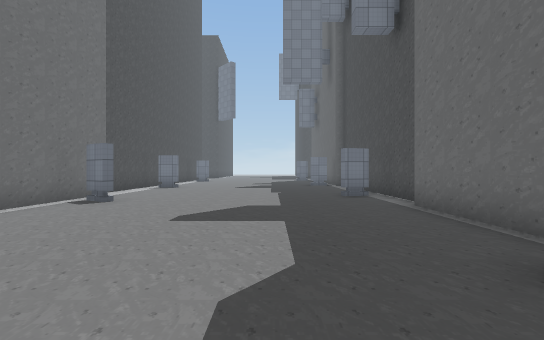
[1] (above)

17 first-person views from a walk through a 3-D level made in the Unity game engine. The camera is 1.5 m above the floor, looks level and sees 90° across. The floor is counted in squares, 2 m on a side. Each view is taken from the middle of a square. On the plan, view 1 faces up. The plan holds only what a view shows up to about 10 squares ahead; the rest is blank. The place goes on beyond the plan. The player character is not drawn. Some surface patterns are stand-ins.

[2]
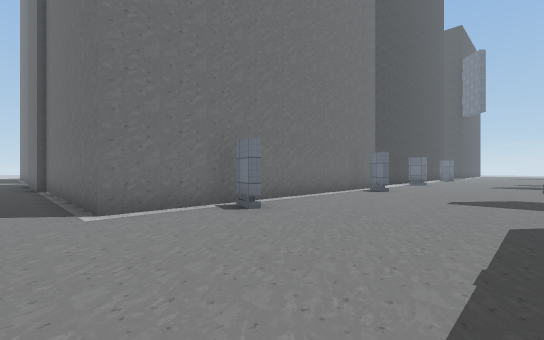

[3]
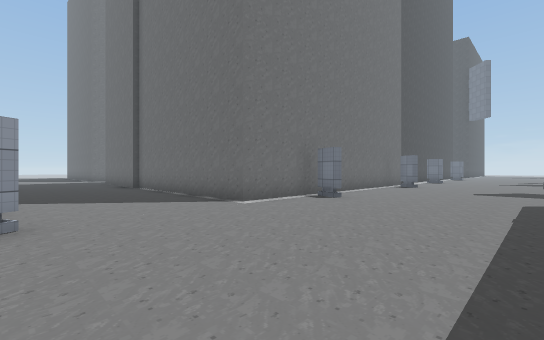

[4]
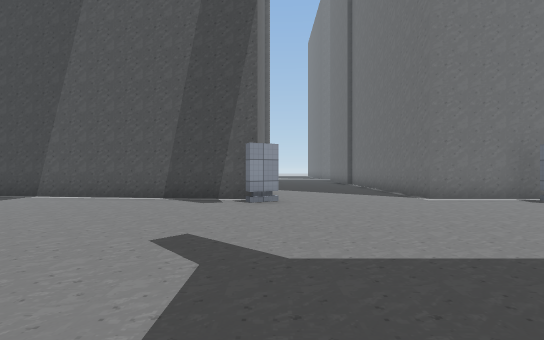

[5]
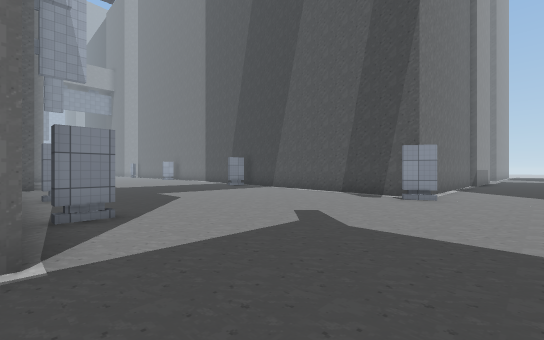

[6]
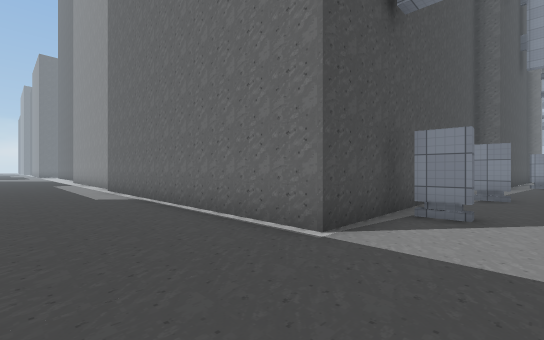

[7]
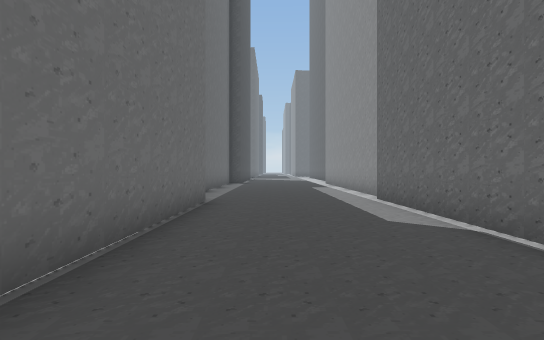

[8]
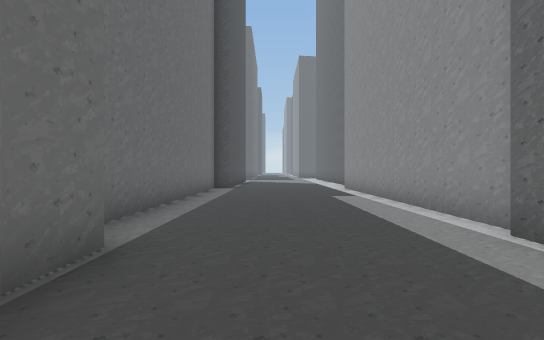

[9]
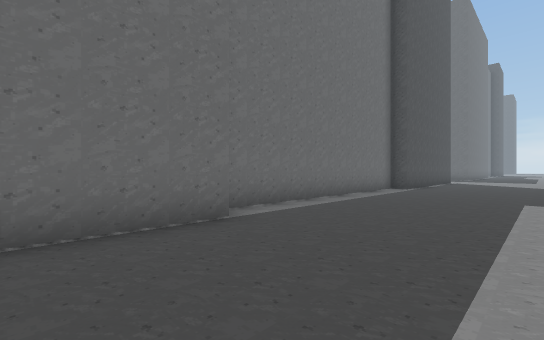

[10]
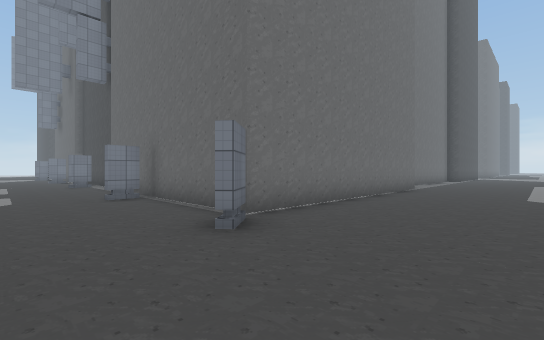

[11]
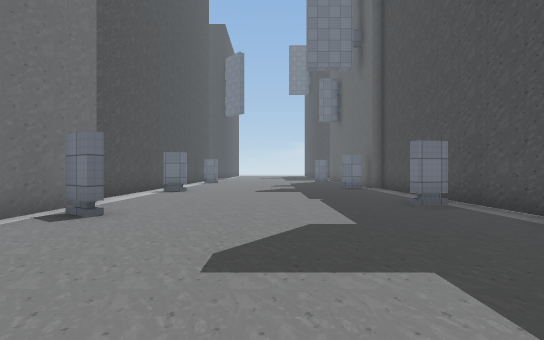

[12]
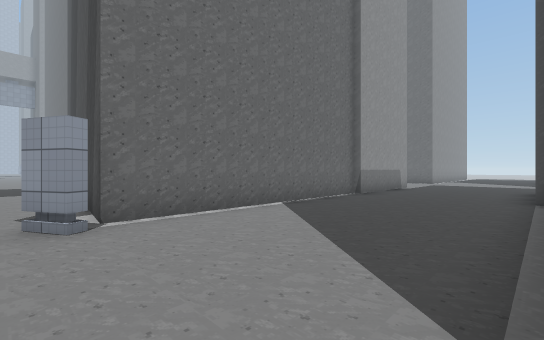

[13]
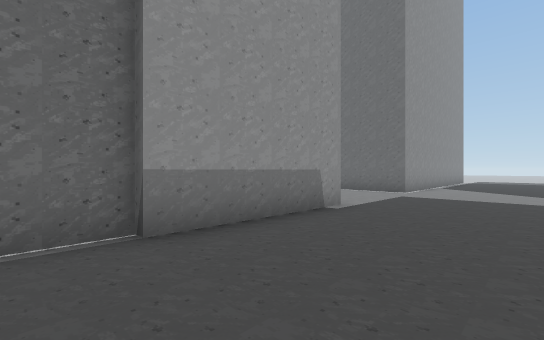

[14]
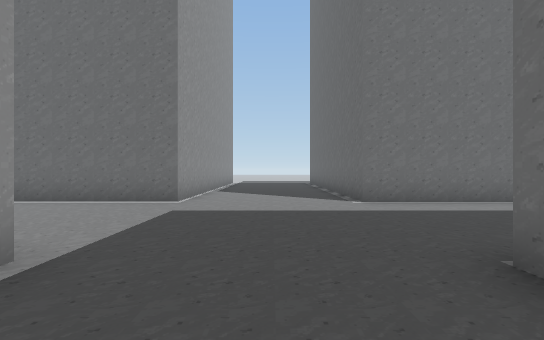

[15]
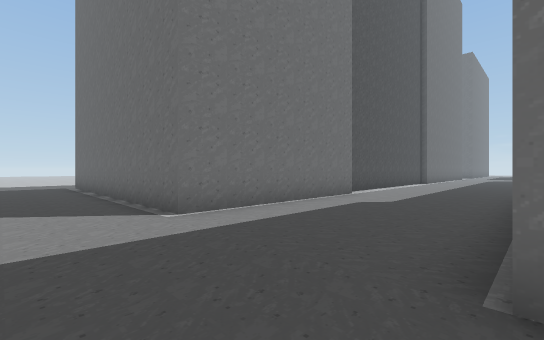

[16]
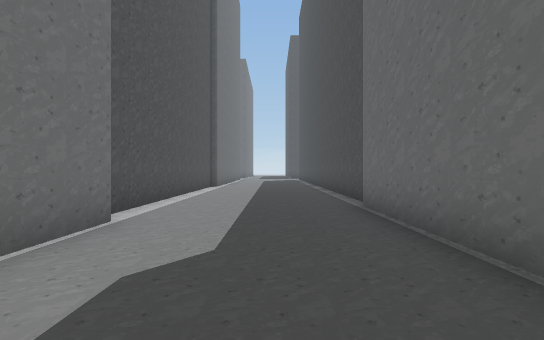

[17]
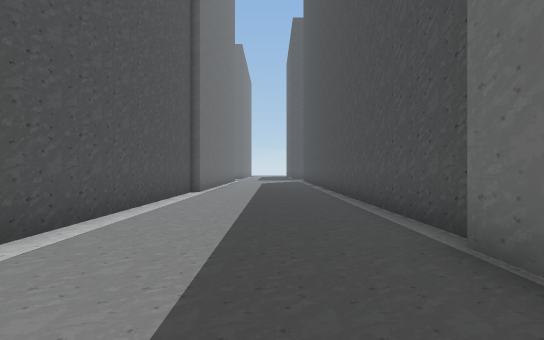

### Floor plan
Points are (right, up) in squares from view 1. A wall is a line through its corners. A room is listed if a view was taken in it or the views show most of it. See-through windows are left out.
Room 1 (views 1, 2, 3, 4, 5, 6, 7, 8, 9, 10, 11, 12, 13, 14, 15, 16, 17)
walls: (-4, 0.4) (-4.8, 0.6); (-4.6, -5.7) (-4.2, -6.5); (2.7, -2.7) (2.1, -3.3); (2.7, 1.6) (1.8, 1.6); (-12.2, -2.1) (-13.1, -2.1); (1.6, -8.7) (2.5, -8.7); (-12.1, -6.4) (-5, -6.4) (-5.8, -13.5); (-5.1, 7.8) (-5.1, -1.9) (-11.9, -1.9); (3, -10.1) (3, -6.8) (12.3, -6.8); (3.4, 6.4) (3.4, 12); (1.4, -12.3) (2.3, -12.3); (2.9, 7.9) (2.1, 7.7); (-16.1, 1.9) (-16.1, 5.6); (-16.2, -6.1) (-12, -6.1); (-4.1, 11.5) (-4.8, 11.5); (-5.5, 12) (-5.5, 9.3); (-15.9, 5.9) (-15.9, 12.5); (11.8, -2.4) (3, -2.4) (3, 5.8); (12.4, -7) (19, -7); (-20.4, 4) (-20.4, -1.9) (-24.5, -1.9); (-24, -6.4) (-20.4, -6.4) (-20.4, -10.2); (-20.7, 12.4) (-20.7, 4.6); (19, -1.6) (12.1, -1.6)
ways out: gap at (3, 8)

Positions as (right, up) in squares from view 1, and headings:
1: (0, 0), facing up
2: (0, -3), facing up-left
3: (0, -6), facing up-left
4: (2, -6), facing left
5: (3, -4), facing down-left
6: (1, -4), facing down-right
7: (5, -4), facing right
8: (9, -4), facing right
9: (9, -6), facing up-right
10: (0, -6), facing up-right
11: (-1, 2), facing up
12: (-4, -2), facing down-left
13: (-11, -3), facing down-left
14: (-14, -4), facing left
15: (-16, -4), facing up-left
16: (-18, 0), facing up
17: (-18, 3), facing up
